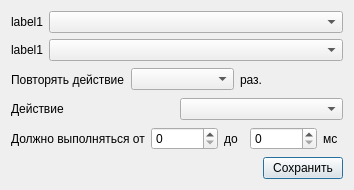
<?xml version="1.0" encoding="UTF-8"?>
<ui version="4.0">
 <class>PropertiesDialog</class>
 <widget class="QDialog" name="PropertiesDialog">
  <property name="geometry">
   <rect>
    <x>0</x>
    <y>0</y>
    <width>354</width>
    <height>190</height>
   </rect>
  </property>
  <property name="windowTitle">
   <string>Dialog</string>
  </property>
  <layout class="QVBoxLayout" name="verticalLayout">
   <item>
    <layout class="QFormLayout" name="formLayout">
     <item row="0" column="0">
      <widget class="QLabel" name="labelProperty1">
       <property name="text">
        <string>label1</string>
       </property>
      </widget>
     </item>
     <item row="1" column="0">
      <widget class="QLabel" name="labelProperty2">
       <property name="text">
        <string>label1</string>
       </property>
      </widget>
     </item>
     <item row="0" column="1">
      <widget class="QComboBox" name="comboBoxProperty1"/>
     </item>
     <item row="1" column="1">
      <widget class="QComboBox" name="comboBoxProperty2"/>
     </item>
    </layout>
   </item>
   <item>
    <layout class="QHBoxLayout" name="horizontalLayout_2">
     <item>
      <widget class="QLabel" name="label">
       <property name="text">
        <string>Повторять действие</string>
       </property>
      </widget>
     </item>
     <item>
      <widget class="QComboBox" name="repeatComboBox"/>
     </item>
     <item>
      <widget class="QLabel" name="label_2">
       <property name="text">
        <string>раз.</string>
       </property>
      </widget>
     </item>
    </layout>
   </item>
   <item>
    <layout class="QHBoxLayout" name="horizontalLayout_3">
     <item>
      <widget class="QLabel" name="label_3">
       <property name="text">
        <string>Действие</string>
       </property>
      </widget>
     </item>
     <item>
      <widget class="QComboBox" name="keyComboBox"/>
     </item>
    </layout>
   </item>
   <item>
    <layout class="QHBoxLayout" name="horizontalLayout_4">
     <item>
      <widget class="QLabel" name="label_4">
       <property name="text">
        <string>Должно выполняться от</string>
       </property>
      </widget>
     </item>
     <item>
      <widget class="QSpinBox" name="fromSpinBox">
       <property name="maximum">
        <number>100000</number>
       </property>
      </widget>
     </item>
     <item>
      <widget class="QLabel" name="label_5">
       <property name="text">
        <string>до</string>
       </property>
       <property name="margin">
        <number>0</number>
       </property>
      </widget>
     </item>
     <item>
      <widget class="QSpinBox" name="toSpinBox">
       <property name="maximum">
        <number>100000</number>
       </property>
      </widget>
     </item>
     <item>
      <widget class="QLabel" name="label_6">
       <property name="text">
        <string>мс</string>
       </property>
      </widget>
     </item>
    </layout>
   </item>
   <item>
    <layout class="QHBoxLayout" name="horizontalLayout">
     <item>
      <spacer name="horizontalSpacer">
       <property name="orientation">
        <enum>Qt::Horizontal</enum>
       </property>
       <property name="sizeHint" stdset="0">
        <size>
         <width>40</width>
         <height>20</height>
        </size>
       </property>
      </spacer>
     </item>
     <item>
      <widget class="QPushButton" name="saveButton">
       <property name="text">
        <string>Сохранить</string>
       </property>
      </widget>
     </item>
    </layout>
   </item>
  </layout>
 </widget>
 <resources/>
 <connections/>
</ui>
